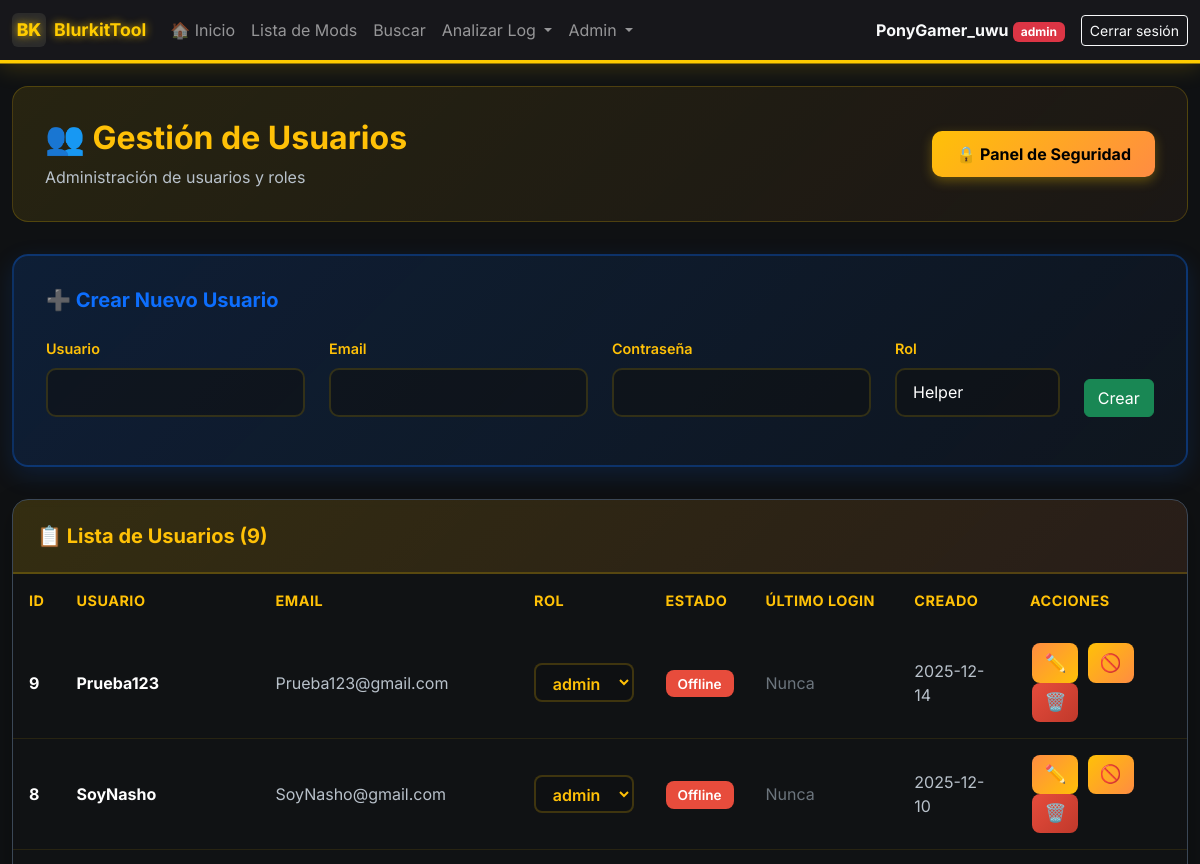
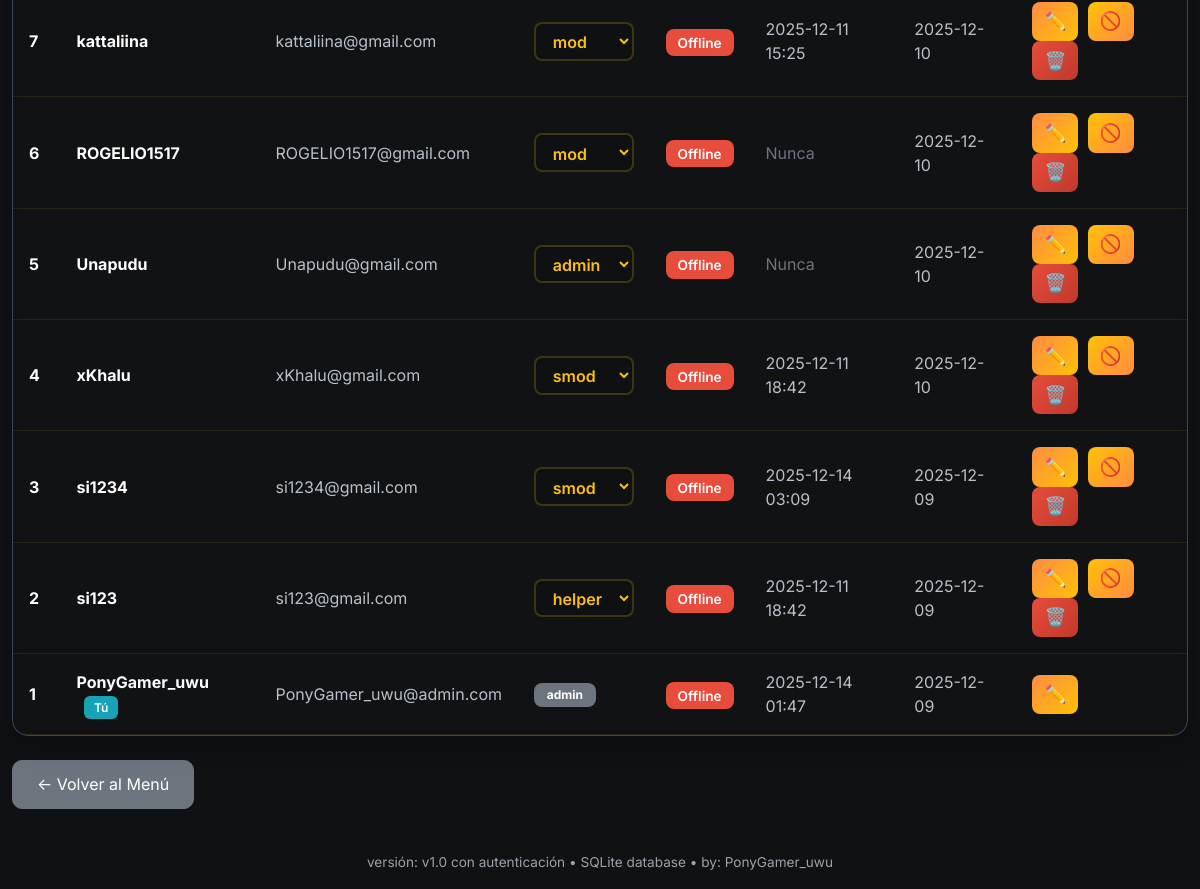
/admin/users (signed in), run on an earlier commit of the app's database (2 pictures, top to bottom).
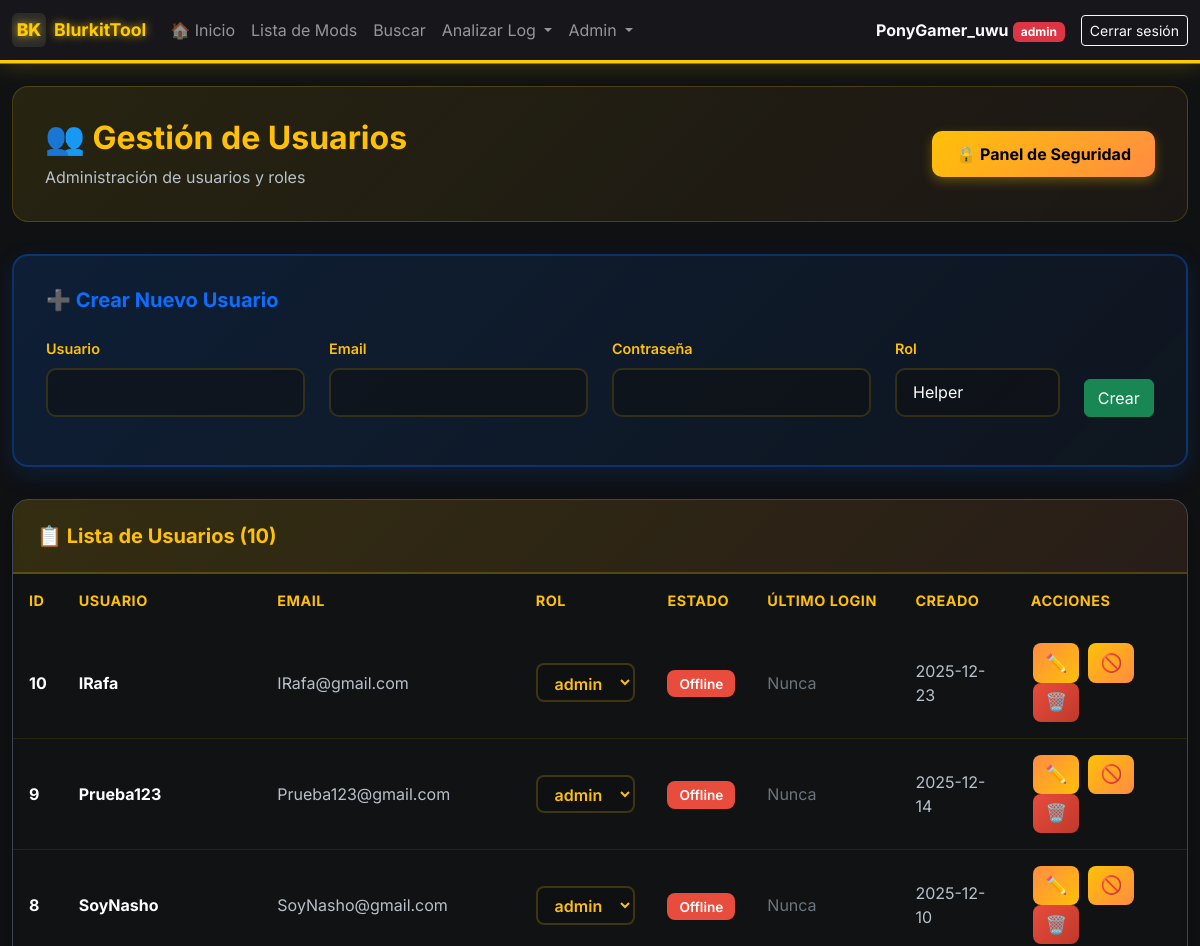
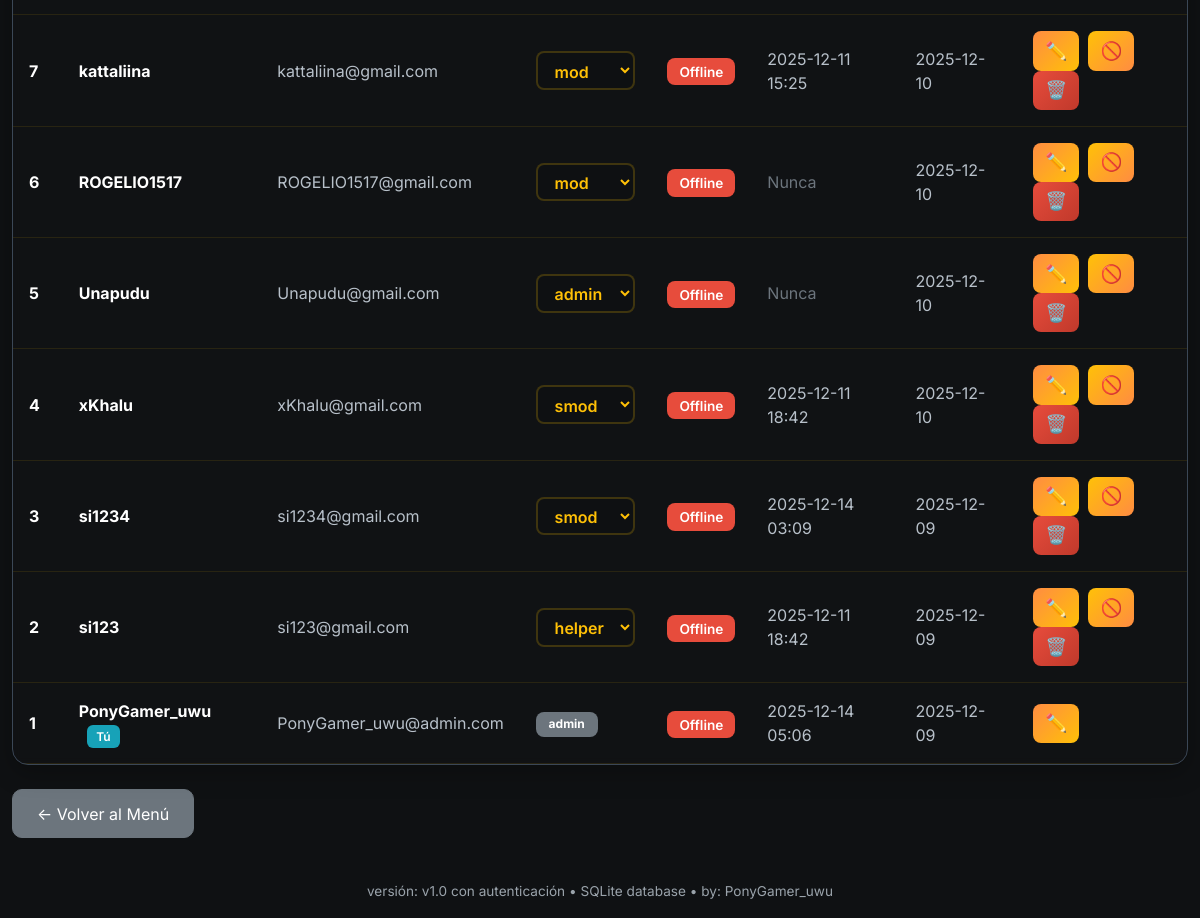
And on a later commit of the database (2 pictures, top to bottom).
### models.py (models this page shows, shortened)
class User(UserMixin, db.Model):
    __tablename__ = 'users'
    id = db.Column(db.Integer, primary_key=True)
    username = db.Column(db.String(80), unique=True, nullable=False, index=True)
    email = db.Column(db.String(120), unique=True, nullable=False, index=True)
    password_hash = db.Column(db.String(255), nullable=False)
    role = db.Column(db.String(20), nullable=False, default='helper')  # helper, mod, smod, admin
    is_active = db.Column(db.Boolean, default=True, nullable=False)
    created_at = db.Column(db.DateTime, default=datetime.utcnow, nullable=False)
    last_login = db.Column(db.DateTime)
    def has_role(self, *roles):
        return self.role in roles
    def is_admin(self):
        return self.role == 'admin'

### app.py (the view)
@app.route('/admin/users')
@smod_required
def admin_users():
    users = User.query.order_by(User.created_at.desc()).all()
    now = time()
    users_with_status = []
    for user in users:
        last_seen = online_users.get(user.username)
        is_online = last_seen is not None and (now - last_seen) < ONLINE_TIMEOUT
        users_with_status.append((user, is_online))
    return render_template('admin_users.html', users=users_with_status)

### app.py (called while the page is built)
@login_manager.user_loader
def load_user(user_id):
    try:
        return db.session.get(User, int(user_id))
    except:
        return None

@app.before_request
def restore_session_history():
    if current_user.is_authenticated:
        user_key = current_user.username
        if 'logs_history' in session and user_key not in logs_history:
            logs_history[user_key] = session.get('logs_history', [])
        session.permanent = True

@app.before_request
def force_logout_on_render():
    if os.environ.get('FLASK_ENV') == 'production' and not logout_flag['done']:
        if request.endpoint and not request.endpoint.startswith(('login', 'static', 'auth', 'admin_create_user')) and current_user.is_authenticated:
            logout_flag['done'] = True  # Mover antes del redirect para evitar doble logout
            session.clear()
            logout_user()
            flash('Por seguridad, vuelve a iniciar sesión.', 'info')
            return redirect(url_for('login'))

@app.after_request
def set_security_headers(response):
    response.headers['X-Frame-Options'] = 'SAMEORIGIN'
    response.headers['X-Content-Type-Options'] = 'nosniff'
    response.headers['X-XSS-Protection'] = '1; mode=block'
    response.headers['Referrer-Policy'] = 'strict-origin-when-cross-origin'
    if os.environ.get('FLASK_ENV') == 'production':
        response.headers['Content-Security-Policy'] = "default-src 'self'; script-src 'self' 'unsafe-inline' https://cdn.jsdelivr.net; style-src 'self' 'unsafe-inline' https://cdn.jsdelivr.net; img-src 'self' data:; font-src 'self' https://cdn.jsdelivr.net"
    return response

### auth.py (called while the page is built)
def roles_required(*roles):
    def decorator(f):
        @wraps(f)
        def decorated_function(*args, **kwargs):
            if not current_user.is_authenticated:
                flash('Por favor inicia sesión para acceder a esta página.', 'warning')
                return redirect(url_for('login'))
            if not current_user.has_role(*roles):
                abort(403)
            return f(*args, **kwargs)
        return decorated_function
    return decorator

### templates/admin_users.html (shortened to what this page needs)
{% extends "base.html" %}
{% block content %}
<div class="container-main mt-4">
    <div class="admin-header">
        <div class="d-flex justify-content-between align-items-center">
            <div>
                <h2>👥 Gestión de Usuarios</h2>
                <p>Administración de usuarios y roles</p>
            </div>
            {% if current_user.is_admin() %}
            <a href="{{ url_for('admin_security') }}" class="btn btn-security">
                🔒 Panel de Seguridad
            </a>
            {% endif %}
        </div>
    </div>
    <div class="create-user-card">
        <h5>➕ Crear Nuevo Usuario</h5>
        <div>
            <form method="POST" action="{{ url_for('admin_create_user') }}">
                <div class="row">
                    <div class="col-md-3">
                        <div class="mb-3">
                            <label for="username" class="form-label">Usuario</label>
                            <input type="text" class="form-control" id="username" name="username" required>
                        </div>
                    </div>
                    <div class="col-md-3">
                        <div class="mb-3">
                            <label for="email" class="form-label">Email</label>
                            <input type="email" class="form-control" id="email" name="email" required>
                        </div>
                    </div>
                    <div class="col-md-3">
                        <div class="mb-3">
                            <label for="password" class="form-label">Contraseña</label>
                            <input type="password" class="form-control" id="password" name="password" required>
                        </div>
                    </div>
                    <div class="col-md-2">
                        <div class="mb-3">
                            <label for="role" class="form-label">Rol</label>
                            <select class="form-select" id="role" name="role" required>
                                <option value="helper">Helper</option>
                            </select>
                        </div>
                    </div>
                    <div class="col-md-1 d-flex align-items-end">
                        <button type="submit" class="btn btn-success w-100 mb-3">Crear</button>
                    </div>
                </div>
            </form>
        </div>
    </div>
    <div class="users-table-card">
        <div class="users-table-header">
            <h5>📋 Lista de Usuarios ({{ users|length }})</h5>
        </div>
        <div class="table-responsive">
            <table class="table mb-0">
                <thead>
                    <tr>
                        <th>ID</th>
                        <th>Usuario</th>
                        <th>Email</th>
                        <th>Rol</th>
                        <th>Estado</th>
                        <th>Último login</th>
                        <th>Creado</th>
                        <th>Acciones</th>
                    </tr>
                </thead>
                <tbody>
                        {% for item in users %}
                        {% if item is iterable and item|length == 2 %}
                            {% set user = item[0] %}
                            {% set is_online = item[1] %}
                        {% else %}
                            {% set user = item %}
                            {% set is_online = false %}
                        {% endif %}
                        <tr {% if not user.is_active %}style="opacity: 0.6;"{% endif %}>
                            <td><strong style="color: #ffffff;">{{ user.id }}</strong></td>
                            <td>
                                <strong style="color: #ffffff;">{{ user.username }}</strong>
                                {% if user.id == current_user.id %}
                                <span class="badge-you">Tú</span>
                                {% endif %}
                            </td>
                            <td style="color: #b8c1ca;">{{ user.email }}</td>
                            <td>
                                {% if user.id == current_user.id %}
                                <span class="badge bg-secondary" style="padding: 0.4rem 0.8rem; border-radius: 8px;">{{ user.role }}</span>
                                {% else %}
                                <form method="POST" action="{{ url_for('admin_change_role', user_id=user.id) }}" class="d-inline">
                                    <select name="role" class="form-select-role" onchange="this.form.submit()">
                                        <option value="helper" {% if user.role == 'helper' %}selected{% endif %}>helper</option>
                                        <option value="mod" {% if user.role == 'mod' %}selected{% endif %}>mod</option>
                                        <option value="smod" {% if user.role == 'smod' %}selected{% endif %}>smod</option>
                                        <option value="admin" {% if user.role == 'admin' %}selected{% endif %}>admin</option>
                                    </select>
                                </form>
                                {% endif %}
                            </td>
                            <td>
                                {% if is_online %}
                                <span class="badge-active" style="background-color: #28a745;">🟢 Online</span>
                                {% elif user.is_active %}
                                <span class="badge-inactive">Offline</span>
                                {% else %}
                                <span class="badge-inactive">Inactivo</span>
                                {% endif %}
                            </td>
                            <td style="color: #b8c1ca;">
                                {% if user.last_login %}
                                {{ user.last_login.strftime('%Y-%m-%d %H:%M') }}
                                {% else %}
                                <span style="color: #6c757d;">Nunca</span>
                                {% endif %}
                            </td>
                            <td style="color: #b8c1ca;">{{ user.created_at.strftime('%Y-%m-%d') }}</td>
                            <td>
                                <button type="button" class="btn btn-action btn-edit" title="Editar"
                                        data-bs-toggle="modal" data-bs-target="#editModal{{ user.id }}">
                                    ✏️
                                </button>
                                {% if user.id != current_user.id %}
                                <form method="POST" action="{{ url_for('admin_toggle_user', user_id=user.id) }}" class="d-inline">
                                    {% if user.is_active %}
                                    <button type="submit" class="btn btn-action btn-kick" title="Kick (desactivar)">
                                        🚫
                                    </button>
                                    {% else %}
                                    <button type="submit" class="btn btn-action btn-activate" title="Activar">
                                        ✓
                                    </button>
                                    {% endif %}
                                </form>
                                <form method="POST" action="{{ url_for('admin_delete_user', user_id=user.id) }}" class="d-inline"
                                      onsubmit="return confirm('¿Banear y eliminar usuario {{ user.username }}?')">
                                    <button type="submit" class="btn btn-action btn-delete" title="Ban (eliminar)">
                                        🗑️
                                    </button>
                                </form>
                                {% endif %}
                            </td>
                        </tr>
                        {% endfor %}
                    </tbody>
                </table>
            </div>
        </div>
    </div>
    <div class="mt-4">
        <a href="{{ url_for('menu') }}" class="btn btn-secondary" style="border-radius: 10px; padding: 0.7rem 1.5rem;">← Volver al Menú</a>
    </div>
{% endblock %}

### templates/base.html (shortened to what this page needs)
<!doctype html>
<html lang="es">
  <head>
    <link href="https://cdn.jsdelivr.net/npm/bootstrap@5.3.2/dist/css/bootstrap.min.css" rel="stylesheet">
    <link rel="stylesheet" href="{{ url_for('static', filename='style.css') }}">
  </head>
  <body>
    <nav class="navbar navbar-expand-lg navbar-dark">
      <div class="container container-main">
        <a class="navbar-brand d-flex align-items-center" href="{{ url_for('menu') if current_user.is_authenticated else url_for('home') }}">
          <div style="width:34px;height:34px;background:#2b2b2b;border-radius:6px;display:flex;align-items:center;justify-content:center;margin-right:8px;font-weight:800;color:var(--accent)">BK</div>
          <div>
            BlurkitTool
          </div>
        </a>
        {% if current_user.is_authenticated %}
        <div class="collapse navbar-collapse" id="navbarNav">
          <ul class="navbar-nav me-auto">
            <li class="nav-item">
              <a class="nav-link" href="{{ url_for('home') }}">🏠 Inicio</a>
            </li>
            {% if request.endpoint != 'menu' %}
            <li class="nav-item">
              <a class="nav-link" href="{{ url_for('index') }}">Lista de Mods</a>
            </li>
            <li class="nav-item">
              <a class="nav-link" href="{{ url_for('search') }}">Buscar</a>
            </li>
            <li class="nav-item dropdown">
              <a class="nav-link dropdown-toggle" href="#" id="analyzeDropdown" role="button" data-bs-toggle="dropdown">
                Analizar Log
              </a>
            </li>
            {% if current_user.is_admin() %}
            <li class="nav-item dropdown">
              <a class="nav-link dropdown-toggle" href="#" id="adminDropdown" role="button" data-bs-toggle="dropdown">
                Admin
              </a>
            </li>
            {% endif %}
            {% endif %}
          </ul>
          <div class="d-flex align-items-center ms-auto">
            <span class="text-light me-3">
              <strong>{{ current_user.username }}</strong>
              <span class="badge
                {% if current_user.role == 'admin' %}bg-danger
                {% elif current_user.role == 'smod' %}bg-primary
                {% elif current_user.role == 'mod' %}bg-success
                {% else %}bg-info{% endif %}">
                {{ current_user.role }}
              </span>
            </span>
            <a class="btn btn-sm btn-outline-light" href="{{ url_for('logout') }}">Cerrar sesión</a>
          </div>
        </div>
        {% endif %}
      </div>
    </nav>
    <main class="container container-main my-4">
      {% block content %}{% endblock %}
    </main>
    <footer class="container container-main text-center py-3">
      <span class="footer-note">versión: v1.0 con autenticación • SQLite database • by: PonyGamer_uwu</span>
    </footer>
  </body>
</html>

### static/style.css (style rules this page uses)
:root { --bg:#0f1113; --panel:#17181a; --muted:#9aa3ab; --accent:#ffcc00; --good:#2ecc71; --bad:#e74c3c; --card-border: rgba(255,255,255,0.04); --scroll-track: #0f1113; --scroll-thumb: #5a5f66; }
body { background: var(--bg); color: #e6eef3; font-family: 'Inter', system-ui, -apple-system, 'Segoe UI', Roboto, 'Helvetica Neue', Arial; }
* { scrollbar-width: thin; scrollbar-color: var(--scroll-thumb) var(--scroll-track); }
.navbar-brand { font-weight:700; font-size:1.1rem; color: #ffcc00 !important; text-shadow: 0 0 8px #ffcc00cc; }
.navbar { background: rgba(24, 24, 28, 0.98) !important; box-shadow: 0 4px 24px 0 #ffcc0033, 0 1.5px 0 #ffcc00; border-bottom: 2px solid #ffcc00; z-index: 1002; position: relative; }
.container-main { max-width:1500px; margin:0 auto; }
.footer-note { color:var(--muted); font-size:0.85rem; }

### templates/base.html (style rules this page uses)
.table { --bs-table-bg: transparent; --bs-table-border-color: rgba(255, 204, 0, 0.1); }
.table>:not(caption)>*>* { background-color: transparent !important; box-shadow: none !important; }
.table-responsive { background: transparent; }

What changed in the data, as far as the page shows it:
changed User "PonyGamer_uwu": last_login "2025-12-14 01:47" → "2025-12-14 05:06"
added User: id "10", username "IRafa", email "IRafa@gmail.com", role "admin", is_active "Offline", shows "Nunca", created_at "2025-12-23"
Also different on the page:
{{ users|length }}: "9" → "10"
